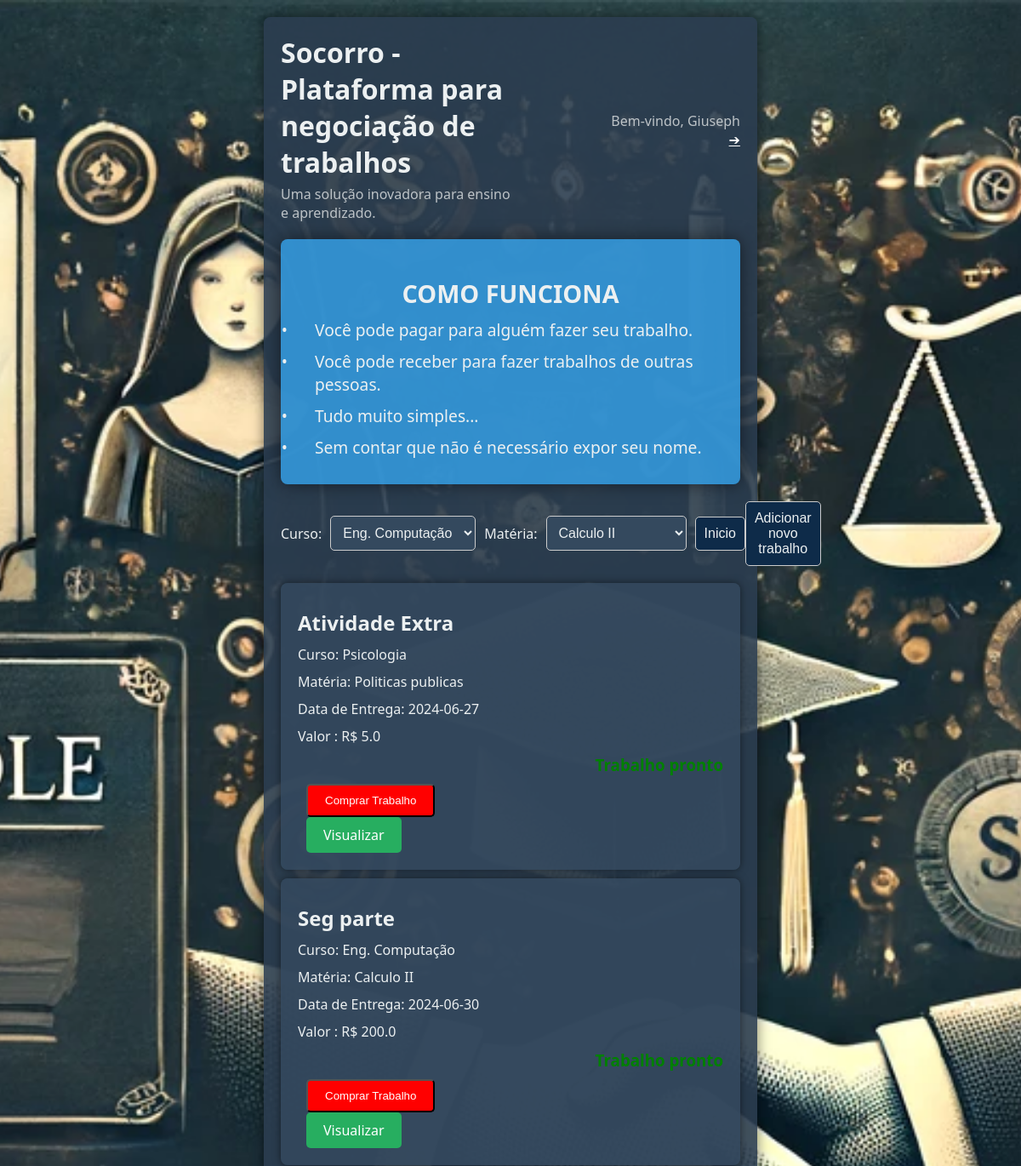
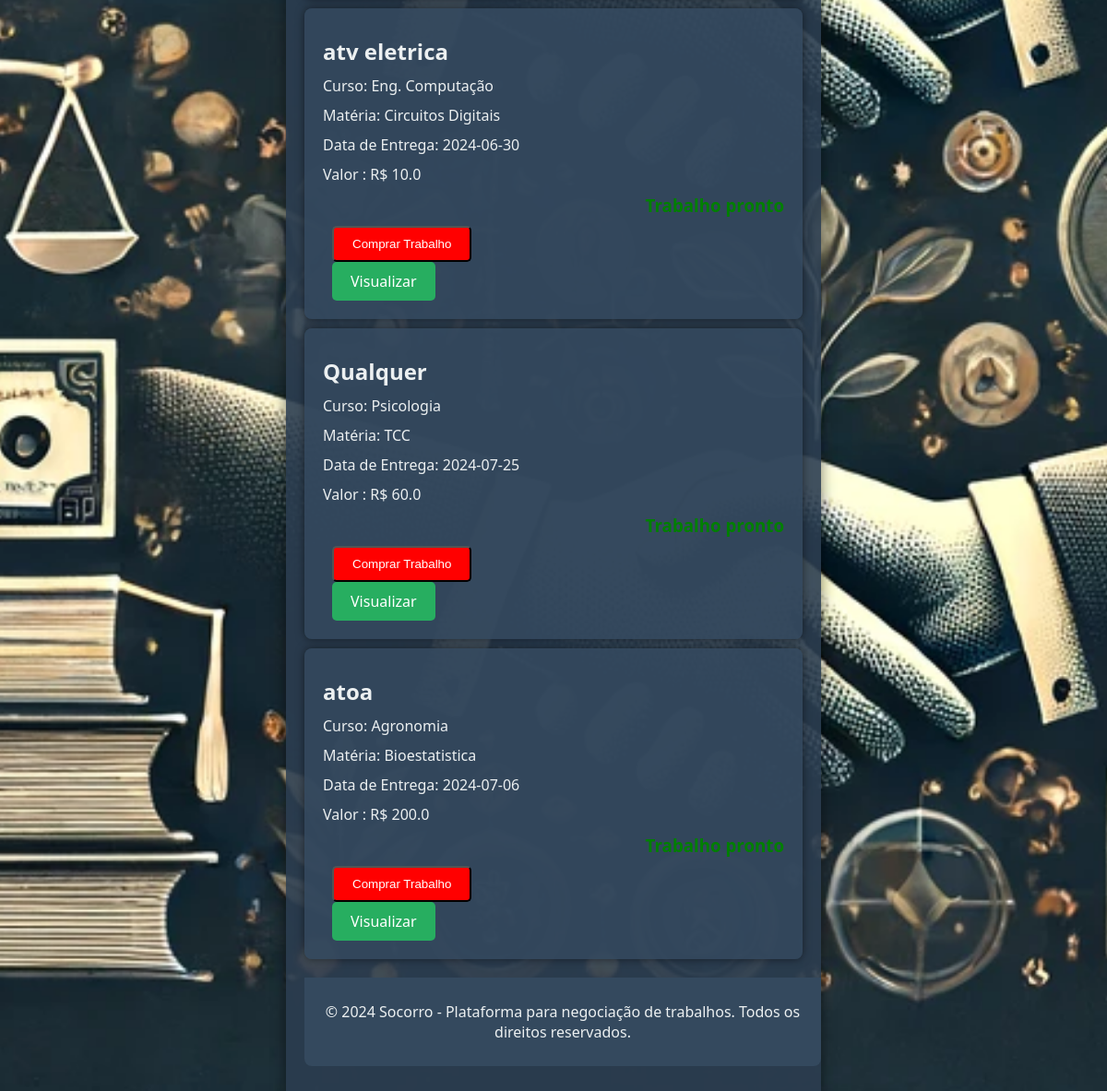
Page /1inicio/ on the committed database (2 pictures, top to bottom).
### socorro_app/models.py (models this page shows, shortened)
class Usuario(models.Model):
    id_usuario = models.AutoField(primary_key=True)
    nome = models.TextField(max_length=255)
    cell = models.IntegerField()
    saldo = models.IntegerField()
    chave_pix = models.CharField(max_length=200)
    gmail = models.EmailField(max_length=500)
    senha = models.CharField(max_length=100)
    Trabalhos_aceitos = models.CharField(max_length=100)
    Trabalhos_feitos = models.CharField(max_length=100)

class Trabalhos_fazer(models.Model):
    curso_trab = models.ForeignKey(Cursos_class, on_delete=models.CASCADE)
    fazer_materia = models.ForeignKey(Materias_class, on_delete=models.CASCADE)
    trabalho = models.CharField(max_length=200)
    trabalho_cm_pronto = models.FileField(upload_to='pronto/')
    quem_pediu_fazer = models.CharField(max_length=200)
    quem_fez = models.FloatField()
    quem_pago=models.CharField(max_length=1000)
    data = models.CharField(max_length=100)
    valor_afazer = models.FloatField()
    pago = models.FloatField()

class Cursos_class(models.Model):
    cursos = models.CharField(max_length=200)

class Materias_class(models.Model):
    pai = models.ForeignKey(Cursos_class, on_delete=models.CASCADE)
    materias = models.CharField(max_length=200)

class TrabalhoArquivo(models.Model):
    trabalho = models.ForeignKey(Trabalhos_fazer, related_name='arquivos', on_delete=models.CASCADE)
    arquivo = models.FileField(upload_to='uploads/')

### socorro_app/views.py (the view)
# urls.py: path('<int:id_usu>inicio/', views.inicio, name='inicio'),
def inicio(request,id_usu):
    cursos= Cursos_class.objects.all()
    materias=Materias_class.objects.all()
    trabalhos = Trabalhos_fazer.objects.all()
    usuario = Usuario.objects.filter(id_usuario=id_usu)
    return render(request, 'socorro_app/inicio.html',{"usu":usuario,"curso":cursos,"materias":materias,'trabalhos': trabalhos})

### socorro_app/templates/socorro_app/inicio.html (shortened to what this page needs)
<!DOCTYPE html>
<html lang="pt-BR">
<head>
    {% load static %}
    <link rel="stylesheet" href="{% static 'css/style_2 .css' %}">
</head>
<body>
    <div class="container">
        <div class="header">
            <div class="project-idea">
                <h1>Socorro - Plataforma para negociação de trabalhos</h1>
                <p>Uma solução inovadora para ensino e aprendizado.</p>
            </div>
            <div class="user-profile">
                <p>Bem-vindo, {{ usu.0.nome }}</p>
                <a href="{% url 'socorro_app:perfil' id_usu=usu.0.id_usuario %}">➔</a>
            </div>
        </div>
        <div class="content">
            <section class="how-it-works">
                <h2>Como Funciona</h2>
                <ul>
                    <li>Você pode pagar para alguém fazer seu trabalho.</li>
                    <li>Você pode receber para fazer trabalhos de outras pessoas.</li>
                    <li>Tudo muito simples...</li>
                    <li>Sem contar que não é necessário expor seu nome.</li>
                </ul>
            </section>
            <div class="search-filter">
                <label for="comboCursos">Curso:</label>
                <select id="comboCursos" onchange="enviarCursoSelecionado()">
                    {% for cur in curso %}
                    <option value="{{ cur.id }}">{{ cur.cursos }}</option>
                    {% endfor %}
                </select>
                <label for="comboMaterias">Matéria:</label>
                <select id="comboMaterias">
                    {% for mate in materias %}
                    <option value="{{ mate.id }}">{{ mate.materias }}</option>
                    {% endfor %}
                </select>
                <form action="{% url 'socorro_app:inicio' id_usu=usu.0.id_usuario %}">
                    <button type="submit">Inicio</button>
                </form>
                {% for usuario in usu %}
                <form action="{% url 'socorro_app:novo' id_usu=usuario.id_usuario valida=0 %}" method="post">
                    <button type="submit">Adicionar novo trabalho</button>
                </form>
                {% endfor %}
            </div>
            {% for trabalho in trabalhos %}
            <div class="image-list">
                <div class="image-item">
                    <div class="image-details">
                        <h2>{{ trabalho.trabalho }}</h2>
                        <p>Curso: {{ trabalho.curso_trab.cursos }}</p>
                        <p>Matéria: {{ trabalho.fazer_materia.materias }}</p>
                        <p>Data de Entrega: {{ trabalho.data }}</p>
                        {% if trabalho.trabalho_cm_pronto != "pendente"%}
                        <p>Valor : R$ {{ trabalho.pago }}</p>
                        <h3 style="color: green;">Trabalho pronto</h3>
                        <form action="{% url 'socorro_app:tela_compra' id_usu=usu.0.id_usuario trabalho=trabalho.id %}" method="get">
                            <button type="submit" style="background-color: red;">Comprar Trabalho</button>
                        </form>
                        {% endif %}
                            {% for arquivo in trabalho.arquivos.all %}
                            <a href="{{ arquivo.arquivo.url }}" target="_blank">Visualizar</a>
                            {% endfor %}
                    </div>
                </div>
                {% endfor %}
        </div>
        <div class="footer">
            <p>&copy; 2024 Socorro - Plataforma para negociação de trabalhos. Todos os direitos reservados.</p>
        </div>
    </div>
</body>
</html>

### socorro_app/static/css/style_2 .css (style rules this page uses)
body { background-color: #1e1e1e; font-family: 'Segoe UI', Tahoma, Geneva, Verdana, sans-serif; margin: 0; padding: 0; display: flex; justify-content: center; align-items: flex-start; min-height: 100vh; background-image: url('/static/imgs/fundo_2.webp'); background-size: cover; background-position: center; background-attachment: fixed; overflow-y: auto; }
.container { max-width: 45%; background-color: rgba(44, 62, 80, 0.9); border-radius: 8px; box-shadow: 0 0 15px rgba(0, 0, 0, 0.5); padding: 20px; display: flex; flex-direction: column; align-items: center; color: #ecf0f1; margin: 20px; transition: transform 0.3s ease, box-shadow 0.3s ease; }
.header { width: 100%; display: flex; justify-content: space-between; align-items: center; margin-bottom: 20px; }
.header .project-idea { flex: 1; animation: fadeInDown 1s ease; }
.header .user-profile { flex: 1; text-align: right; animation: fadeInDown 1s ease 0.5s; }
.header .user-profile a { color: white; }
.header h1 { margin: 0; color: #ecf0f1; font-size: 2rem; animation: glow 2s infinite alternate; }
.header p { margin: 5px 0 0; color: #bdc3c7; }
.content { width: 100%; }
.how-it-works { background-color: rgba(52, 152, 219, 0.9); color: #ecf0f1; padding: 20px; border-radius: 8px; margin-bottom: 20px; text-align: center; box-shadow: 0 0 20px rgba(0, 0, 0, 0.5); animation: fadeInUp 1s ease; }
.how-it-works h2 { font-size: 1.8rem; text-transform: uppercase; margin-bottom: 10px; }
.how-it-works ul { list-style-type: none; padding: 0; text-align: left; max-width: 600px; margin: 0 auto; }
.how-it-works ul li { margin-bottom: 10px; font-size: 1.2rem; color: #ecf0f1; padding-left: 20px; position: relative; }
.how-it-works ul li:before { content: "\2022"; color: #ecf0f1; display: inline-block; width: 1em; margin-left: -1em; position: absolute; left: 0; top: 0; animation: bounce 2s infinite alternate; }
.search-filter { display: flex; justify-content: left; align-items: center; margin-bottom: 20px; width: 100%; animation: fadeInUp 1s ease 0.5s; }
.search-filter label { margin-right: 10px; }
.search-filter select { padding: 10px; font-size: 1rem; border-radius: 5px; border: 1px solid #ccc; margin-right: 10px; background-color: #34495e; color: #ecf0f1; transition: background-color 0.3s ease, transform 0.3s ease; }
.search-filter form { margin-left: auto; }
.search-filter button { padding: 10px; font-size: 1rem; border-radius: 5px; border: 1px solid #ccc; background-color: #0e2b49; color: #ecf0f1; transition: background-color 0.3s ease, transform 0.3s ease; }
.image-list { width: 100%; margin-bottom: 20px; }
.image-item { display: flex; justify-content: space-between; align-items: center; background-color: rgba(52, 73, 94, 0.9); border-radius: 8px; box-shadow: 0 0 10px rgba(0, 0, 0, 0.5); margin: 10px 0; padding: 20px; transition: transform 0.3s ease, box-shadow 0.3s ease; animation: fadeInUp 1s ease; }
.image-details { flex: 1; }
.image-details p { margin: 10px 0; color: #ecf0f1; }
.image-details h2 { margin: 10px 0; color: #ecf0f1; }
.image-details h3 { margin: 10px 0; color: #e74c3c; font-weight: bold; text-align: right; }
.image-item button, .image-item a { display: inline-block; padding: 10px 20px; text-decoration: none; border-radius: 5px; transition: background-color 0.3s ease, transform 0.3s ease; margin-left: 10px; }
.image-item button { background-color: #d24444; color: #fff; }
.image-item a { background-color: #27ae60; color: #fff; }
.footer { background-color: #34495e; color: #ecf0f1; text-align: center; padding: 10px; border-bottom-left-radius: 8px; border-bottom-right-radius: 8px; margin-top: 20px; width: 100%; }

### rows in the picture
Usuario: nome "Giuseph"
Trabalhos_fazer: trabalho "Atividade Extra", curso_trab.cursos "Psicologia", fazer_materia.materias "Politicas publicas", data "2024-06-27", pago "5.0"
Trabalhos_fazer: trabalho "Seg parte", curso_trab.cursos "Eng. Computação", fazer_materia.materias "Calculo II", data "2024-06-30", pago "200.0"
Trabalhos_fazer: trabalho "atv eletrica", curso_trab.cursos "Eng. Computação", fazer_materia.materias "Circuitos Digitais", data "2024-06-30", pago "10.0"
Trabalhos_fazer: trabalho "Qualquer", curso_trab.cursos "Psicologia", fazer_materia.materias "TCC", data "2024-07-25", pago "60.0"
Trabalhos_fazer: trabalho "atoa", curso_trab.cursos "Agronomia", fazer_materia.materias "Bioestatistica", data "2024-07-06", pago "200.0"

### other values in the picture
form field value "Eng. Computação"
form field value "Calculo II"
